Frame 1 (no input): blank canvas, image omitted
Frame 60 (no input): blank canvas, image omitted
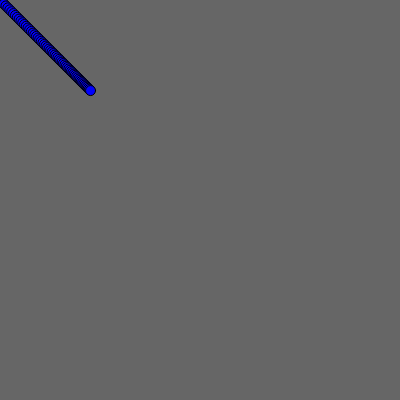
Frame 120 (the mouse pressed at the canvas centre since frame 60)

The p5.js sketch whose frames 1 and 60 were blank and that drew this single picture after the mouse press (run headless with seeded random() and noise() and a simulated clock; from frame 60 on, the mouse is pressed at the canvas centre):

// p5.js sketch
// ── sketch.js
//NO olvidar definir todas las variables de abajo aquí

var x = 0;
var y = 0;
var suavizado = 0.01;

function setup() {
  createCanvas(400, 400);
  background(102);
}

function draw() {

  
  //la multiplicación expresa el espacio que hay entre las elipses
  //por eso un suavizado * 0.01 es más continuo que el de *0.5
  var objetivoX = mouseX;
  x = x + (objetivoX - x) * suavizado;
  
  var objetivoY = mouseY;
  y = y + (objetivoY - y) * suavizado;
  
  fill('blue');
  ellipse(x,y,10,10);
  
  print("X" + objetivoX + " : " + x); 
  print("Y" + objetivoY + " : " + y);

}
